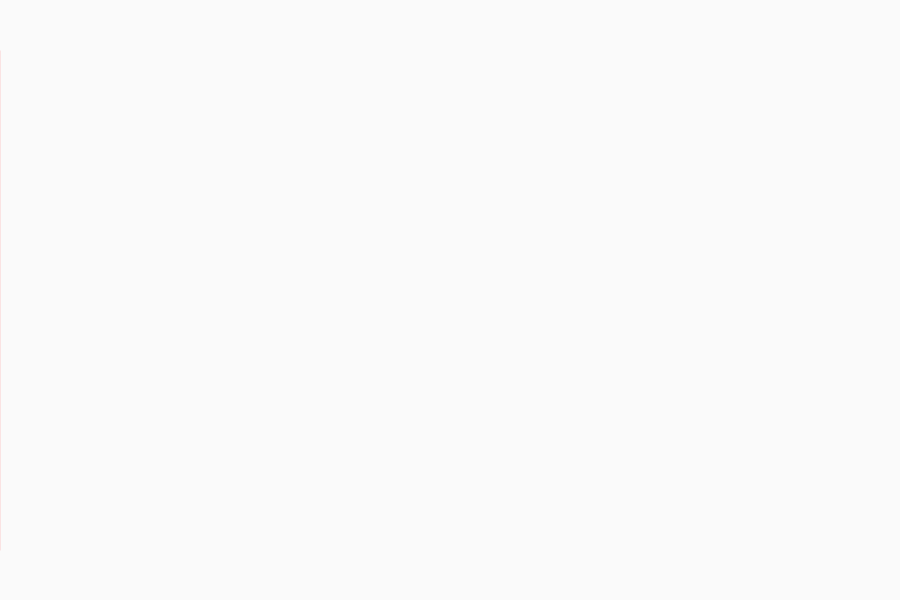
Frame 1 (no input)
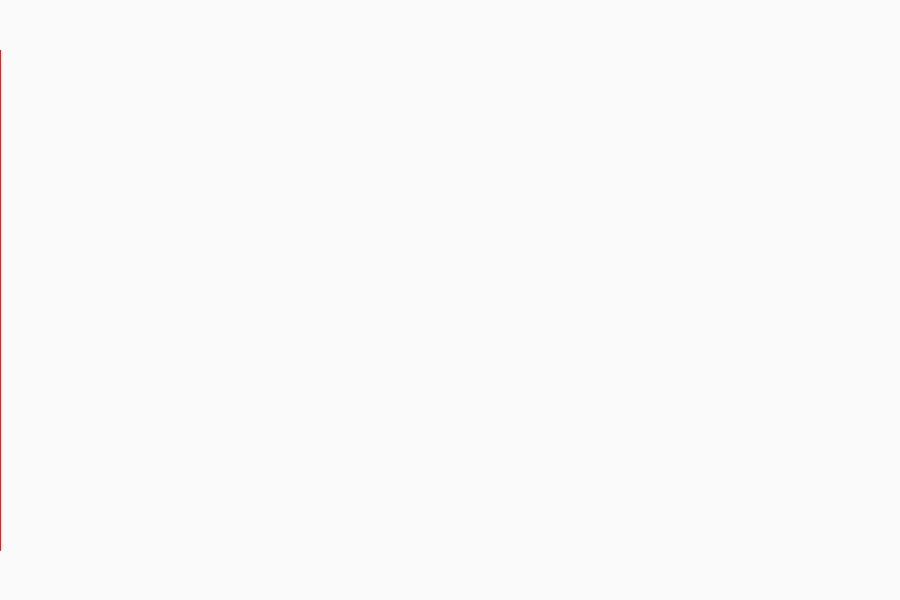
Frame 60 (the mouse pressed at the canvas centre just before this capture)
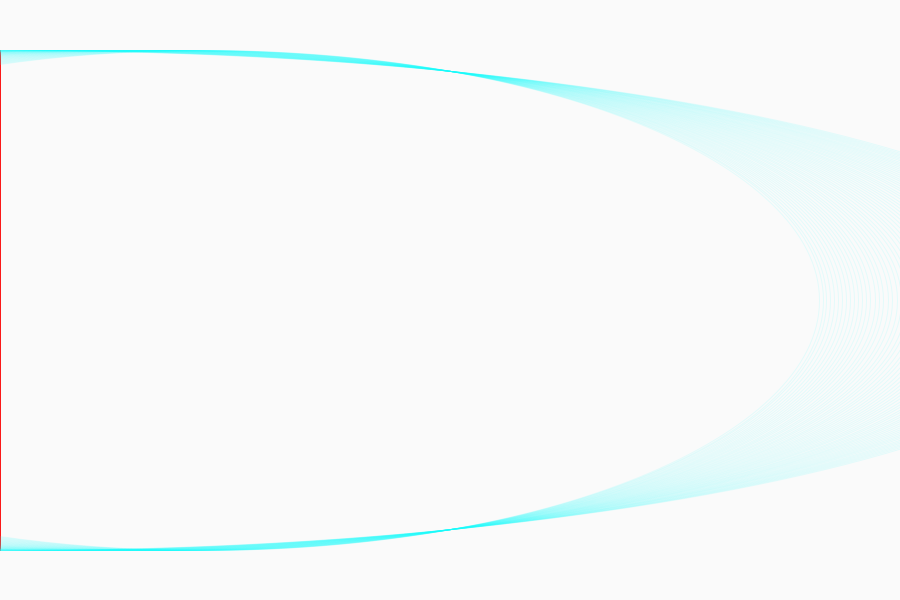
Frame 120 (the mouse held since frame 60 and released just before this capture)

The Processing sketch that drew these frames (run headless with seeded random() and noise(); from frame 60 on, the mouse is pressed at the canvas centre):

// Processing sketch: processing_56073
// ── processing_56073.pde

float x;
float easing = 0.01;
float diameter = 12;


void setup() {
  size(900, 600);
  smooth();
  //frameRate(15);
  noFill();
  //stroke(0,50);
  background(250);
}
void draw() {
  //float targetX = mouseX;
    x =  x + (mouseX - x)* easing;
 colorMode(HSB,100);
 //strokeWeight(abs((mouseX - x)*0.02));
 float color1 = map(mouseY, 0,height, 0, 100);
 
 
 stroke(color1,90,950,10);
  ellipse(x, 300, (mouseX - x)* 5, 500);
  println(mouseX + " : " + x);
}
